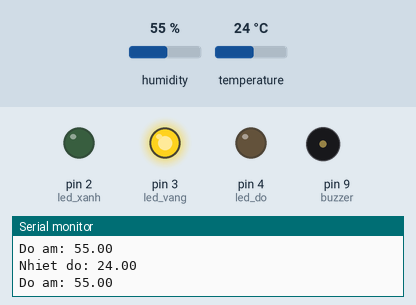
Simulated run of this sketch. Board: Arduino Uno, built with avr-gcc and run on an emulated ATmega328P. On the bench: output pins drawn as LEDs (lit = HIGH), buzzer (waves = sounding), the last lines printed to the serial monitor. Inputs (shaded band) come from the test bench; at power-on: temperature 24 °C, humidity 55 %.

Above: at 4.8 s.
4.9 s: temperature set to 26 °C
At 9.6 s:
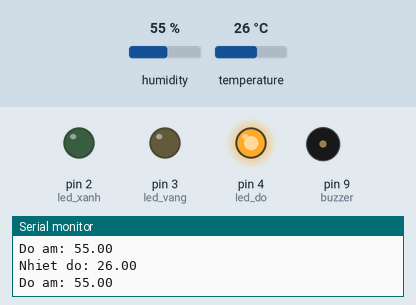
14.0 s: temperature set to 12 °C
At 17.1 s:
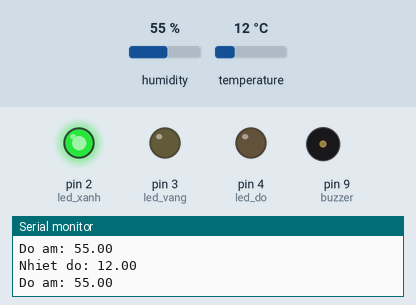
19.0 s: temperature set to 18 °C
24.0 s: temperature set to 21 °C
At 25.0 s:
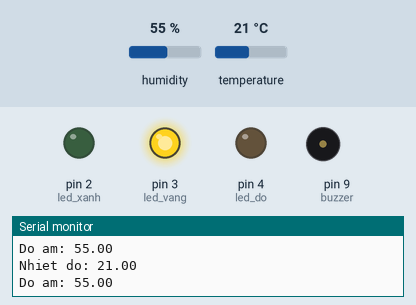
29.0 s: temperature set to 19 °C
At 32.9 s:
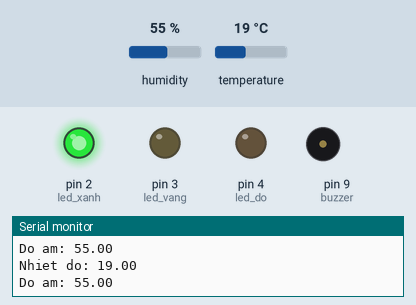
Timing chart, 0 to 34.4 s (numbered marks = the images above; inputs shaded):
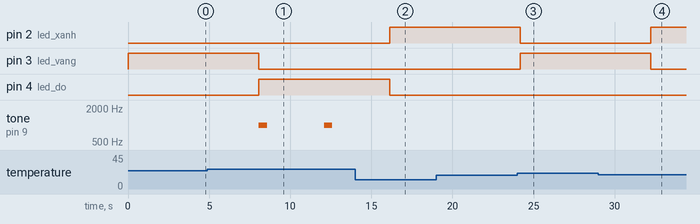

Measured:
- the behaviour switches between 24 and 25 °C on temperature (found by bisection; images 0 and 1)
- the behaviour switches between 19 and 20 °C on temperature (found by bisection; images 2 and 3)
- after the input at 4.9 s, pin 3 (led_vang): HIGH → LOW after 3.2 s; pin 4 (led_do): LOW → HIGH after 3.2 s; tone on pin 9 (buzzer): alternates 1000 Hz for 0.50 s and silent for 3.5 s, starting after 3.2 s
- after the input at 14.0 s, pin 2 (led_xanh): LOW → HIGH after 2.1 s; pin 4 (led_do): HIGH → LOW after 2.1 s; tone on pin 9 (buzzer): stays silent (without the input it goes to 1000 Hz after 2.1 s)
- after the input at 24.0 s, pin 2 (led_xanh): HIGH → LOW after 0.17 s; pin 3 (led_vang): LOW → HIGH after 0.17 s
- after the input at 29.0 s, pin 2 (led_xanh): LOW → HIGH after 3.2 s; pin 3 (led_vang): HIGH → LOW after 3.2 s

The sketch:

DHT_Led.ino
```cpp
#include "DHT.h"             //khai báo thư viện DHT
const int DHTPIN = 10;       //Đọc dữ liệu từ DHT11 ở chân 10 trên mạch Arduino
const int DHTTYPE = DHT11;   //Khai báo loại cảm biến, có 2 loại là DHT11 và DHT22
int led_xanh = 2;
int led_vang = 3;
int led_do = 4;
int buzzer = 9;             //khai báo chân 10 của còi

DHT dht(DHTPIN, DHTTYPE);

void setup() {
  pinMode(led_xanh, OUTPUT);
  pinMode(led_vang, OUTPUT);
  pinMode(led_do, OUTPUT);
  pinMode(buzzer, OUTPUT);
  digitalWrite(led_vang, LOW);
  digitalWrite(led_xanh, LOW);
  digitalWrite(led_do, LOW);
  Serial.begin(9600);        //mở serial tại port 9600
  dht.begin();               //Khởi động cảm biến
}

void loop() {
  float h = dht.readHumidity();    //Đọc độ ẩm
  float t = dht.readTemperature(); //Đọc nhiệt độ
  Serial.print("Nhiet do: ");
  Serial.println(t);               //Xuất nhiệt độ

  if(t<20){
    digitalWrite(led_xanh, HIGH);
    digitalWrite(led_vang, LOW);
    digitalWrite(led_do, LOW);
    noTone(buzzer);            //tắt còi báo động

  }else if(t>=20 && t<25){
    digitalWrite(led_vang, HIGH);
    digitalWrite(led_xanh, LOW);
    digitalWrite(led_do, LOW);
    noTone(buzzer);            //tắt còi báo động

  }else if(t>=25){
    digitalWrite(led_do, HIGH);
    digitalWrite(led_xanh, LOW);
    digitalWrite(led_vang, LOW);
    tone(buzzer, 1000, 500);         //bật còi báo động, 1000 là tần số, 500 là t/g phát báo động
  }

  Serial.print("Do am: ");
  Serial.println(h);               //Xuất độ ẩm
  Serial.println();
  delay(4000);                     //thời gian lấy mẫu dữ liệu là 4s
}
```
